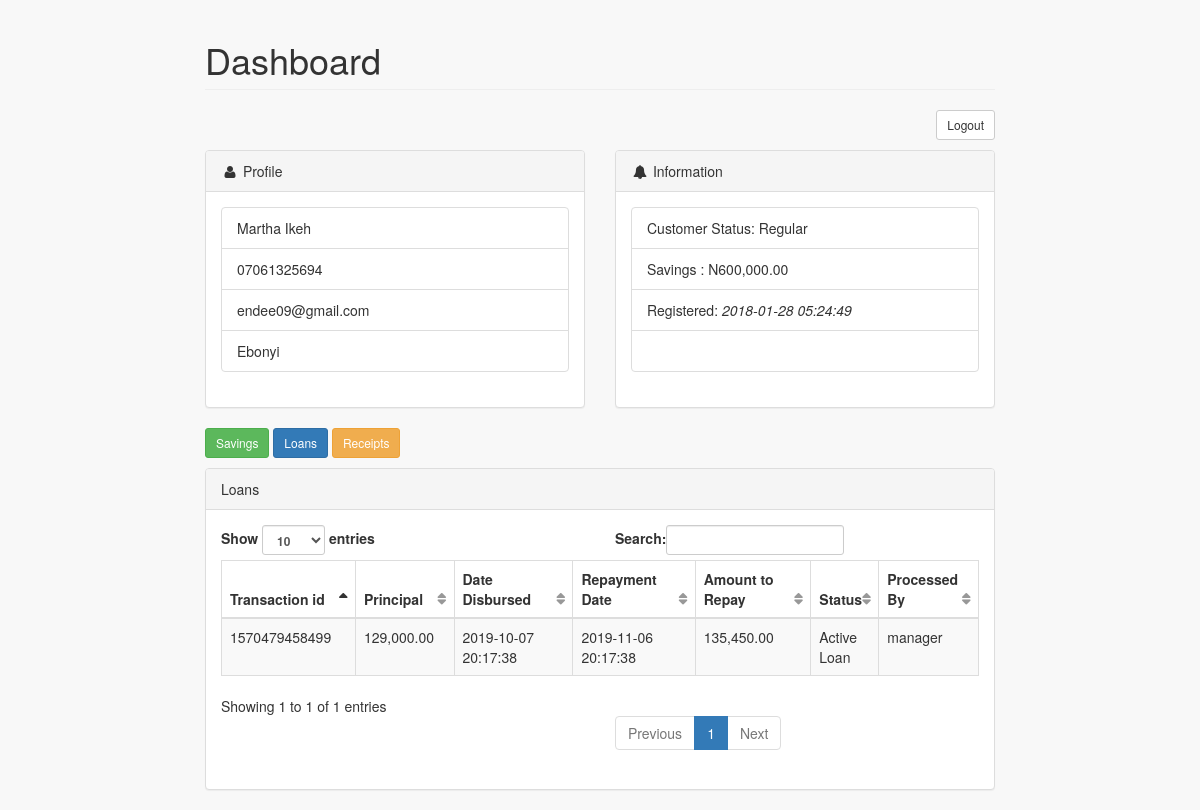
Screenshot of /public/index.php?page=2&customer_id=1&record_type=2&record_title=Loans (signed in) with the database file from the repository.
### tables this page shows
CREATE TABLE IF NOT EXISTS `mc_customers` (
  `customer_id` int(11) NOT NULL AUTO_INCREMENT,
  `password` varchar(255) NOT NULL,
  `customer_status` int(3) DEFAULT NULL,
  `type_flag` int(3) DEFAULT NULL,
  `firstname` text,
  `lastname` text,
  `phone` varchar(11) NOT NULL,
  `email` varchar(64) DEFAULT NULL,
  `address` varchar(50) DEFAULT NULL,
  `customer_image` varchar(200) DEFAULT 'img/customers/customer.jpg',
  `timestamp_created` datetime DEFAULT CURRENT_TIMESTAMP,
  `staff` varchar(51) DEFAULT NULL,
  `savings_balance` double DEFAULT '0',
  PRIMARY KEY (`customer_id`),
  UNIQUE KEY `phone` (`phone`)
);

CREATE TABLE IF NOT EXISTS `mc_customer_types` (
  `type_id` int(11) NOT NULL AUTO_INCREMENT,
  `type_name` varchar(30) DEFAULT NULL,
  `type_description` varchar(50) DEFAULT NULL,
  `type_flag` int(1) DEFAULT NULL,
  `timestamp_updated` timestamp NULL DEFAULT CURRENT_TIMESTAMP ON UPDATE CURRENT_TIMESTAMP,
  `staff` varchar(21) NOT NULL,
  PRIMARY KEY (`type_id`)
);

CREATE TABLE IF NOT EXISTS `mc_loans` (
  `loan_id` int(11) NOT NULL AUTO_INCREMENT,
  `loan_status` int(3) DEFAULT NULL,
  `transaction_id` varchar(31) DEFAULT NULL,
  `customer_id` int(11) DEFAULT NULL,
  `disburse_date` datetime DEFAULT NULL,
  `disburse_amount` double DEFAULT NULL,
  `loan_profit` double DEFAULT NULL,
  `repayment_date` datetime DEFAULT NULL,
  `repayment_amount` double DEFAULT NULL,
  `disburse_staff` varchar(21) DEFAULT NULL,
  `repayment_staff` varchar(21) DEFAULT NULL,
  `payed_date` datetime DEFAULT NULL,
  `payed_amount` double DEFAULT NULL,
  PRIMARY KEY (`loan_id`)
);

CREATE TABLE IF NOT EXISTS `mc_loan_status` (
  `status_id` int(11) NOT NULL AUTO_INCREMENT,
  `status_name` varchar(30) NOT NULL,
  `status_flag` int(1) NOT NULL,
  `status_description` varchar(64) NOT NULL,
  PRIMARY KEY (`status_id`)
);

### public/models/class.payment.php (called while the page is built, shortened)
<?php
class PAYMENT
{
    private $db;
    function __construct($DB_con, $customer)
    {
      $this->db = $DB_con;
    }
     public function get_days_to_refund($customer_id)
     {
        $stmt = $this->db->prepare("SELECT * FROM mc_loans WHERE customer_id = '$customer_id'");
        $stmt->execute();
        $row = $stmt->fetch(PDO::FETCH_ASSOC);
        $disburse_date = strtotime($row['disburse_date']);
        $today = date("Y/m/d H:i:s");
        $difference = ($disburse_date - $today)/60/60/24;
        return $difference;
     }
     public function get_loan_status($status_flag)
     {
        try
        {
          $stmt = $this->db->prepare("SELECT status_name FROM mc_loan_status WHERE status_flag = $status_flag");
          $stmt->execute();
          $row=$stmt->fetch(PDO::FETCH_ASSOC);
          return $row['status_name'];
        }
        catch(PDOException $e)
        {
            echo $e->getMessage();
            return false;
        }
     }
}
?>

### public/index.php (the view, shortened to what this page needs)
<?php
    require_once("models/dbConnect.php");
    if(!isset($_SESSION['user']))
    {
        redirect("login.php");
    }
    else
    {
        $customer_id = $_SESSION['user'];
        $type_flag = $customer->get_customer_type_flag($customer_id);
    }
    if (isset($_GET['record_type'])) {
      $record_type = $_GET['record_type'];
    }
    else{
      $record_type = 3;
    }
    if (isset($_GET['record_title'])) {
      $record_title = $_GET['record_title'];
    }
    else{
      $record_title = "Receipts";
    }
    echo"
    <!DOCTYPE html>
    <html lang='en'>
    <head>
    <meta charset='utf-8'>
    <meta http-equiv='X-UA-Compatible' content='IE=edge'>
    <meta name='viewport' content='width=device-width, initial-scale=1'>
    <meta name='description' content=''>
    <meta name='author' content=''>
    <title>SAVINGS CLUB - PORTAL</title>
    <link href='vendor/bootstrap/css/bootstrap.min.css' rel='stylesheet'>
    <link href='vendor/metisMenu/metisMenu.min.css' rel='stylesheet'>
    <link href='dist/css/sb-admin-2.css' rel='stylesheet'>
    <link href='dist/css/custom.css' rel='stylesheet'>
    <link href='vendor/morrisjs/morris.css' rel='stylesheet'>
    <link href='vendor/font-awesome/css/font-awesome.min.css' rel='stylesheet' type='text/css'>
    <!--[if lt IE 9]>
        <script src='https://oss.maxcdn.com/libs/html5shiv/3.7.0/html5shiv.js'></script>
        <script src='https://oss.maxcdn.com/libs/respond.js/1.4.2/respond.min.js'></script>
    <![endif]-->
</head>
    <body>
            <div class='row'>
                <div class='col-lg-8 col-lg-offset-2'>
                    <div class='row'>
                        <div class='col-lg-12'>
                            <h1 class='page-header'>Dashboard</h1>
                        </div>
                    </div>
                    <div class='row'>
                        ";
                    echo"
                    </div>
                    <div class='row'>
                        <div class='col-lg-12' style='text-align: right; padding-bottom: 10px;'>
                            <a class='btn btn-default btn-sm' href='logout.php?logout=true'>Logout</a>
                        </div>
                    </div>
                    <div class='row'>";
                        $customer->customer_profile($customer_id);
                    echo"
                    </div>
                    <div class='row'>
                        <div class='col-lg-12' style='text-align: left; padding-bottom: 10px;'>";
                            if ($type_flag == 1) {
                              echo"
                                <a class='btn btn-success btn-sm' href='index.php?page=2&customer_id=".$customer_id."&record_type=1&record_title=Savings'>Savings</a>
                                <a class='btn btn-primary btn-sm' href='index.php?page=2&customer_id=".$customer_id."&record_type=2&record_title=Loans'>Loans</a>
                                ";
                            }
                              echo"
                            <a class='btn btn-warning btn-sm' href='index.php?page=2&customer_id=".$customer_id."&record_type=3&record_title=Receipts'>Receipts</a>
                        </div>
                    </div>
                    <div class='row'>
                      <div class='col-lg-12'>
                          <div class='panel panel-default'>
                              <div class='panel-heading'>
                                  ".$record_title."
                              </div>
                              <div class='panel-body'>";
                              if ($record_type == 1) {
                                  $table_title = "Savings";
                                  $report->single_customer_savings($customer_id);
                              }
                              else
                                if ($record_type == 2) {
                                  $report->single_customer_loans($customer_id);
                              }
                              echo"
                              </div>
                          </div>
                      </div>
                    </div>
                </div>
            </div>
                        <input name='customer_id' value='".$customer_id."' hidden>
                                        <p class='form-control-static'>".$customer->get_customer_name($customer_id)."</p>
    </body>
    </html>";
    ?>

### public/models/class.customer.php (shortened to what this page needs)
<?php
class CUSTOMER
{
    private $db;
    function __construct($DB_con)
    {
      $this->db = $DB_con;
    }
    public function customer_profile($customer_id)
    {
        try
        {
            $stmt = $this->db->prepare("SELECT * FROM mc_customers WHERE customer_id = $customer_id");
            $stmt->execute();
            $row = $stmt->fetch(PDO::FETCH_ASSOC);
            $customer_status = $this->get_customer_status($row['customer_id']);
            $customer_type = $this->get_customer_type_name($row['type_flag']);
            echo"
            <div class='col-lg-6'>
              <div class='panel panel-default'>
                  <div class='panel-heading'>
                      <i class='fa fa-user fa-fw'></i> Profile
                  </div>
                  <div class='panel-body'>
                    <div class='list-group'>
                        <p class='list-group-item'>
                            ".$row['firstname']." ".$row['lastname']."
                        </p>
                        <p class='list-group-item'>
                            ".$row['phone']."
                        </p>
                        <p class='list-group-item'>
                            ".$row['email']."
                        </p>
                        <p class='list-group-item'>
                            ".$row['address']."</em>
                        </p>
                    </div>
                  </div>
              </div>
            </div>
            <div class='col-lg-6'>
              <div class='panel panel-default'>
                  <div class='panel-heading'>
                      <i class='fa fa-bell fa-fw'></i> Information
                  </div>
                  <div class='panel-body'>
                    <div class='list-group'>
                        <p class='list-group-item'>
                            Customer Status: ".$this->get_customer_type_name($row['type_flag'])."
                        </p>
                        <p class='list-group-item'>
                            Savings : N".number_format($row['savings_balance'],2)."
                        </p>
                        <p class='list-group-item'>
                            Registered: <i>".$row['timestamp_created']."</i>
                        </p>
                        <p class='list-group-item'>
                            &nbsp
                        </p>
                    </div>
                  </div>
              </div>
            </div>
                      ";
            return true;
        }
        catch(PDOException $e)
        {
            echo $e->getMessage();
            return false;
        }
    }
     public function get_customer_status($customer_id)
     {
        try
        {
          $stmt = $this->db->prepare("SELECT customer_status FROM mc_customers WHERE customer_id = $customer_id");
          $stmt->execute();
          $row=$stmt->fetch(PDO::FETCH_ASSOC);
          $status_flag = $row['customer_status'];
          $stmt = $this->db->prepare("SELECT status_name FROM mc_customer_status WHERE status_flag = $status_flag");
          $stmt->execute();
          $row=$stmt->fetch(PDO::FETCH_ASSOC);
          return $row['status_name'];
        }
        catch(PDOException $e)
        {
            echo $e->getMessage();
            return false;
        }
     }
     public function get_customer_type_flag($customer_id)
     {
        try
        {
          $stmt = $this->db->prepare("SELECT type_flag FROM mc_customers WHERE customer_id = '$customer_id'");
          $stmt->execute();
          $row=$stmt->fetch(PDO::FETCH_ASSOC);
          return $row['type_flag'];
        }
        catch(PDOException $e)
        {
            echo $e->getMessage();
            return false;
        }
     }
     public function get_customer_type_name($type_flag)
     {
        try
        {
          $stmt = $this->db->prepare("SELECT type_name FROM mc_customer_types WHERE type_flag = '$type_flag'");
          $stmt->execute();
          $row=$stmt->fetch(PDO::FETCH_ASSOC);
          return $row['type_name'];
        }
        catch(PDOException $e)
        {
            echo $e->getMessage();
            return false;
        }
     }
}
?>

### public/models/class.report.php (shortened to what this page needs)
<?php
class REPORT
{
    private $db;
    private $payment;
    function __construct($DB_con, $customer, $payment)
    {
      $this->db = $DB_con;
      $this->payment = $payment;
    }
    public function single_customer_loans($customer_id)
    {
        try
        {
          $stmt = $this->db->prepare("SELECT * FROM mc_loans WHERE customer_id = $customer_id");
          $stmt->execute();
          echo"
          <table width='100%' class='table table-striped table-bordered table-hover' id='dataTables-example'>
              <thead>
                  <tr>
                      <th>Transaction id</th>
                      <th>Principal</th>
                      <th>Date Disbursed</th>
                      <th>Repayment Date</th>
                      <th>Amount to Repay</th>
                      <th>Status</th>
                      <th>Processed By</th>
                  </tr>
              </thead>
              <tbody>";
          if($stmt->rowCount()>0)
          {
                while($row = $stmt->fetch(PDO::FETCH_ASSOC))
                {
                    $days_left = $this->payment->get_days_to_refund($customer_id);
                    $loan_status = $this->payment->get_loan_status($row['loan_status']);
                    echo"
                      <tr>
                          <td>".$row['transaction_id']."</a></td>
                          <td>".number_format($row['disburse_amount'],2)."</td>
                          <td>".$row['disburse_date']."</td>
                          <td>".$row['repayment_date']."</td>
                          <td>".number_format($row['repayment_amount'],2)."</td>
                          <td>".$loan_status."</td>
                          <td>".$row['disburse_staff']."</td>
                      </tr>";
                }
            }
            return true;
        }
        catch(PDOException $e)
        {
            echo $e->getMessage();
            return false;
        }
    }
}
?>

### rows the page displays
mc_customers: firstname "Martha", lastname "Ikeh", phone "07061325694", email "endee09@gmail.com", address "Ebonyi", type_flag.type_name "Regular", savings_balance "600,000.00", timestamp_created "2018-01-28 05:24:49"
mc_loans: transaction "1570479458499", disburse_amount "129,000.00", disburse_date "2019-10-07 20:17:38", repayment_date "2019-11-06 20:17:38", repayment_amount "135,450.00", loan_status.status_name "Active Loan", disburse_staff "manager"

### other values shown
$record_title "Loans"
